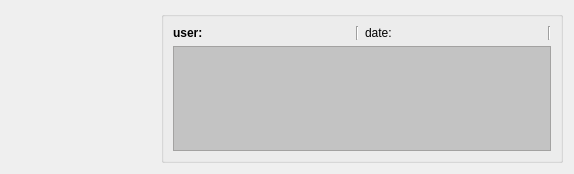
<?xml version="1.0" encoding="UTF-8"?>
<ui version="4.0">
 <class>Form</class>
 <widget class="QWidget" name="Form">
  <property name="geometry">
   <rect>
    <x>0</x>
    <y>0</y>
    <width>574</width>
    <height>174</height>
   </rect>
  </property>
  <property name="windowTitle">
   <string>Form</string>
  </property>
  <layout class="QVBoxLayout" name="verticalLayout">
   <item>
    <layout class="QHBoxLayout" name="horizontalLayout_2">
     <item>
      <spacer name="horizontalSpacer_2">
       <property name="orientation">
        <enum>Qt::Horizontal</enum>
       </property>
       <property name="sizeType">
        <enum>QSizePolicy::Preferred</enum>
       </property>
       <property name="sizeHint" stdset="0">
        <size>
         <width>150</width>
         <height>20</height>
        </size>
       </property>
      </spacer>
     </item>
     <item>
      <widget class="QGroupBox" name="groupBox">
       <property name="autoFillBackground">
        <bool>false</bool>
       </property>
       <property name="title">
        <string/>
       </property>
       <layout class="QVBoxLayout" name="verticalLayout_4">
        <item>
         <layout class="QHBoxLayout" name="horizontalLayout_3">
          <item>
           <widget class="QLabel" name="labelUser">
            <property name="sizePolicy">
             <sizepolicy hsizetype="Preferred" vsizetype="Minimum">
              <horstretch>0</horstretch>
              <verstretch>0</verstretch>
             </sizepolicy>
            </property>
            <property name="font">
             <font>
              <weight>75</weight>
              <bold>true</bold>
             </font>
            </property>
            <property name="frameShape">
             <enum>QFrame::NoFrame</enum>
            </property>
            <property name="text">
             <string>user:</string>
            </property>
           </widget>
          </item>
          <item>
           <widget class="Line" name="line">
            <property name="orientation">
             <enum>Qt::Vertical</enum>
            </property>
           </widget>
          </item>
          <item>
           <widget class="QLabel" name="labelDate">
            <property name="sizePolicy">
             <sizepolicy hsizetype="Preferred" vsizetype="Minimum">
              <horstretch>0</horstretch>
              <verstretch>0</verstretch>
             </sizepolicy>
            </property>
            <property name="text">
             <string>date:</string>
            </property>
           </widget>
          </item>
          <item>
           <widget class="Line" name="line_2">
            <property name="orientation">
             <enum>Qt::Vertical</enum>
            </property>
           </widget>
          </item>
         </layout>
        </item>
        <item>
         <widget class="QTextEdit" name="textEditContent">
          <property name="sizePolicy">
           <sizepolicy hsizetype="Expanding" vsizetype="MinimumExpanding">
            <horstretch>0</horstretch>
            <verstretch>0</verstretch>
           </sizepolicy>
          </property>
          <property name="minimumSize">
           <size>
            <width>0</width>
            <height>100</height>
           </size>
          </property>
          <property name="palette">
           <palette>
            <active>
             <colorrole role="WindowText">
              <brush brushstyle="SolidPattern">
               <color alpha="255">
                <red>0</red>
                <green>0</green>
                <blue>0</blue>
               </color>
              </brush>
             </colorrole>
             <colorrole role="Button">
              <brush brushstyle="SolidPattern">
               <color alpha="255">
                <red>211</red>
                <green>210</green>
                <blue>209</blue>
               </color>
              </brush>
             </colorrole>
             <colorrole role="Light">
              <brush brushstyle="SolidPattern">
               <color alpha="255">
                <red>255</red>
                <green>255</green>
                <blue>255</blue>
               </color>
              </brush>
             </colorrole>
             <colorrole role="Midlight">
              <brush brushstyle="SolidPattern">
               <color alpha="255">
                <red>233</red>
                <green>232</green>
                <blue>232</blue>
               </color>
              </brush>
             </colorrole>
             <colorrole role="Dark">
              <brush brushstyle="SolidPattern">
               <color alpha="255">
                <red>105</red>
                <green>105</green>
                <blue>104</blue>
               </color>
              </brush>
             </colorrole>
             <colorrole role="Mid">
              <brush brushstyle="SolidPattern">
               <color alpha="255">
                <red>141</red>
                <green>140</green>
                <blue>139</blue>
               </color>
              </brush>
             </colorrole>
             <colorrole role="Text">
              <brush brushstyle="SolidPattern">
               <color alpha="255">
                <red>0</red>
                <green>0</green>
                <blue>0</blue>
               </color>
              </brush>
             </colorrole>
             <colorrole role="BrightText">
              <brush brushstyle="SolidPattern">
               <color alpha="255">
                <red>255</red>
                <green>255</green>
                <blue>255</blue>
               </color>
              </brush>
             </colorrole>
             <colorrole role="ButtonText">
              <brush brushstyle="SolidPattern">
               <color alpha="255">
                <red>0</red>
                <green>0</green>
                <blue>0</blue>
               </color>
              </brush>
             </colorrole>
             <colorrole role="Base">
              <brush brushstyle="SolidPattern">
               <color alpha="255">
                <red>195</red>
                <green>195</green>
                <blue>195</blue>
               </color>
              </brush>
             </colorrole>
             <colorrole role="Window">
              <brush brushstyle="SolidPattern">
               <color alpha="255">
                <red>211</red>
                <green>210</green>
                <blue>209</blue>
               </color>
              </brush>
             </colorrole>
             <colorrole role="Shadow">
              <brush brushstyle="SolidPattern">
               <color alpha="255">
                <red>0</red>
                <green>0</green>
                <blue>0</blue>
               </color>
              </brush>
             </colorrole>
             <colorrole role="AlternateBase">
              <brush brushstyle="SolidPattern">
               <color alpha="255">
                <red>233</red>
                <green>232</green>
                <blue>232</blue>
               </color>
              </brush>
             </colorrole>
             <colorrole role="ToolTipBase">
              <brush brushstyle="SolidPattern">
               <color alpha="255">
                <red>255</red>
                <green>255</green>
                <blue>220</blue>
               </color>
              </brush>
             </colorrole>
             <colorrole role="ToolTipText">
              <brush brushstyle="SolidPattern">
               <color alpha="255">
                <red>0</red>
                <green>0</green>
                <blue>0</blue>
               </color>
              </brush>
             </colorrole>
            </active>
            <inactive>
             <colorrole role="WindowText">
              <brush brushstyle="SolidPattern">
               <color alpha="255">
                <red>0</red>
                <green>0</green>
                <blue>0</blue>
               </color>
              </brush>
             </colorrole>
             <colorrole role="Button">
              <brush brushstyle="SolidPattern">
               <color alpha="255">
                <red>211</red>
                <green>210</green>
                <blue>209</blue>
               </color>
              </brush>
             </colorrole>
             <colorrole role="Light">
              <brush brushstyle="SolidPattern">
               <color alpha="255">
                <red>255</red>
                <green>255</green>
                <blue>255</blue>
               </color>
              </brush>
             </colorrole>
             <colorrole role="Midlight">
              <brush brushstyle="SolidPattern">
               <color alpha="255">
                <red>233</red>
                <green>232</green>
                <blue>232</blue>
               </color>
              </brush>
             </colorrole>
             <colorrole role="Dark">
              <brush brushstyle="SolidPattern">
               <color alpha="255">
                <red>105</red>
                <green>105</green>
                <blue>104</blue>
               </color>
              </brush>
             </colorrole>
             <colorrole role="Mid">
              <brush brushstyle="SolidPattern">
               <color alpha="255">
                <red>141</red>
                <green>140</green>
                <blue>139</blue>
               </color>
              </brush>
             </colorrole>
             <colorrole role="Text">
              <brush brushstyle="SolidPattern">
               <color alpha="255">
                <red>0</red>
                <green>0</green>
                <blue>0</blue>
               </color>
              </brush>
             </colorrole>
             <colorrole role="BrightText">
              <brush brushstyle="SolidPattern">
               <color alpha="255">
                <red>255</red>
                <green>255</green>
                <blue>255</blue>
               </color>
              </brush>
             </colorrole>
             <colorrole role="ButtonText">
              <brush brushstyle="SolidPattern">
               <color alpha="255">
                <red>0</red>
                <green>0</green>
                <blue>0</blue>
               </color>
              </brush>
             </colorrole>
             <colorrole role="Base">
              <brush brushstyle="SolidPattern">
               <color alpha="255">
                <red>195</red>
                <green>195</green>
                <blue>195</blue>
               </color>
              </brush>
             </colorrole>
             <colorrole role="Window">
              <brush brushstyle="SolidPattern">
               <color alpha="255">
                <red>211</red>
                <green>210</green>
                <blue>209</blue>
               </color>
              </brush>
             </colorrole>
             <colorrole role="Shadow">
              <brush brushstyle="SolidPattern">
               <color alpha="255">
                <red>0</red>
                <green>0</green>
                <blue>0</blue>
               </color>
              </brush>
             </colorrole>
             <colorrole role="AlternateBase">
              <brush brushstyle="SolidPattern">
               <color alpha="255">
                <red>233</red>
                <green>232</green>
                <blue>232</blue>
               </color>
              </brush>
             </colorrole>
             <colorrole role="ToolTipBase">
              <brush brushstyle="SolidPattern">
               <color alpha="255">
                <red>255</red>
                <green>255</green>
                <blue>220</blue>
               </color>
              </brush>
             </colorrole>
             <colorrole role="ToolTipText">
              <brush brushstyle="SolidPattern">
               <color alpha="255">
                <red>0</red>
                <green>0</green>
                <blue>0</blue>
               </color>
              </brush>
             </colorrole>
            </inactive>
            <disabled>
             <colorrole role="WindowText">
              <brush brushstyle="SolidPattern">
               <color alpha="255">
                <red>105</red>
                <green>105</green>
                <blue>104</blue>
               </color>
              </brush>
             </colorrole>
             <colorrole role="Button">
              <brush brushstyle="SolidPattern">
               <color alpha="255">
                <red>211</red>
                <green>210</green>
                <blue>209</blue>
               </color>
              </brush>
             </colorrole>
             <colorrole role="Light">
              <brush brushstyle="SolidPattern">
               <color alpha="255">
                <red>255</red>
                <green>255</green>
                <blue>255</blue>
               </color>
              </brush>
             </colorrole>
             <colorrole role="Midlight">
              <brush brushstyle="SolidPattern">
               <color alpha="255">
                <red>233</red>
                <green>232</green>
                <blue>232</blue>
               </color>
              </brush>
             </colorrole>
             <colorrole role="Dark">
              <brush brushstyle="SolidPattern">
               <color alpha="255">
                <red>105</red>
                <green>105</green>
                <blue>104</blue>
               </color>
              </brush>
             </colorrole>
             <colorrole role="Mid">
              <brush brushstyle="SolidPattern">
               <color alpha="255">
                <red>141</red>
                <green>140</green>
                <blue>139</blue>
               </color>
              </brush>
             </colorrole>
             <colorrole role="Text">
              <brush brushstyle="SolidPattern">
               <color alpha="255">
                <red>105</red>
                <green>105</green>
                <blue>104</blue>
               </color>
              </brush>
             </colorrole>
             <colorrole role="BrightText">
              <brush brushstyle="SolidPattern">
               <color alpha="255">
                <red>255</red>
                <green>255</green>
                <blue>255</blue>
               </color>
              </brush>
             </colorrole>
             <colorrole role="ButtonText">
              <brush brushstyle="SolidPattern">
               <color alpha="255">
                <red>105</red>
                <green>105</green>
                <blue>104</blue>
               </color>
              </brush>
             </colorrole>
             <colorrole role="Base">
              <brush brushstyle="SolidPattern">
               <color alpha="255">
                <red>211</red>
                <green>210</green>
                <blue>209</blue>
               </color>
              </brush>
             </colorrole>
             <colorrole role="Window">
              <brush brushstyle="SolidPattern">
               <color alpha="255">
                <red>211</red>
                <green>210</green>
                <blue>209</blue>
               </color>
              </brush>
             </colorrole>
             <colorrole role="Shadow">
              <brush brushstyle="SolidPattern">
               <color alpha="255">
                <red>0</red>
                <green>0</green>
                <blue>0</blue>
               </color>
              </brush>
             </colorrole>
             <colorrole role="AlternateBase">
              <brush brushstyle="SolidPattern">
               <color alpha="255">
                <red>211</red>
                <green>210</green>
                <blue>209</blue>
               </color>
              </brush>
             </colorrole>
             <colorrole role="ToolTipBase">
              <brush brushstyle="SolidPattern">
               <color alpha="255">
                <red>255</red>
                <green>255</green>
                <blue>220</blue>
               </color>
              </brush>
             </colorrole>
             <colorrole role="ToolTipText">
              <brush brushstyle="SolidPattern">
               <color alpha="255">
                <red>0</red>
                <green>0</green>
                <blue>0</blue>
               </color>
              </brush>
             </colorrole>
            </disabled>
           </palette>
          </property>
          <property name="verticalScrollBarPolicy">
           <enum>Qt::ScrollBarAsNeeded</enum>
          </property>
          <property name="horizontalScrollBarPolicy">
           <enum>Qt::ScrollBarAsNeeded</enum>
          </property>
          <property name="autoFormatting">
           <set>QTextEdit::AutoAll</set>
          </property>
          <property name="html">
           <string>&lt;!DOCTYPE HTML PUBLIC &quot;-//W3C//DTD HTML 4.0//EN&quot; &quot;http://www.w3.org/TR/REC-html40/strict.dtd&quot;&gt;
&lt;html&gt;&lt;head&gt;&lt;meta name=&quot;qrichtext&quot; content=&quot;1&quot; /&gt;&lt;style type=&quot;text/css&quot;&gt;
p, li { white-space: pre-wrap; }
&lt;/style&gt;&lt;/head&gt;&lt;body style=&quot; font-family:'Noto Sans'; font-size:10pt; font-weight:400; font-style:normal;&quot;&gt;
&lt;p style=&quot;-qt-paragraph-type:empty; margin-top:0px; margin-bottom:0px; margin-left:0px; margin-right:0px; -qt-block-indent:0; text-indent:0px;&quot;&gt;&lt;br /&gt;&lt;/p&gt;&lt;/body&gt;&lt;/html&gt;</string>
          </property>
          <property name="textInteractionFlags">
           <set>Qt::LinksAccessibleByKeyboard|Qt::LinksAccessibleByMouse|Qt::TextBrowserInteraction|Qt::TextEditable|Qt::TextEditorInteraction|Qt::TextSelectableByKeyboard|Qt::TextSelectableByMouse</set>
          </property>
         </widget>
        </item>
       </layout>
      </widget>
     </item>
    </layout>
   </item>
  </layout>
 </widget>
 <resources/>
 <connections/>
</ui>
